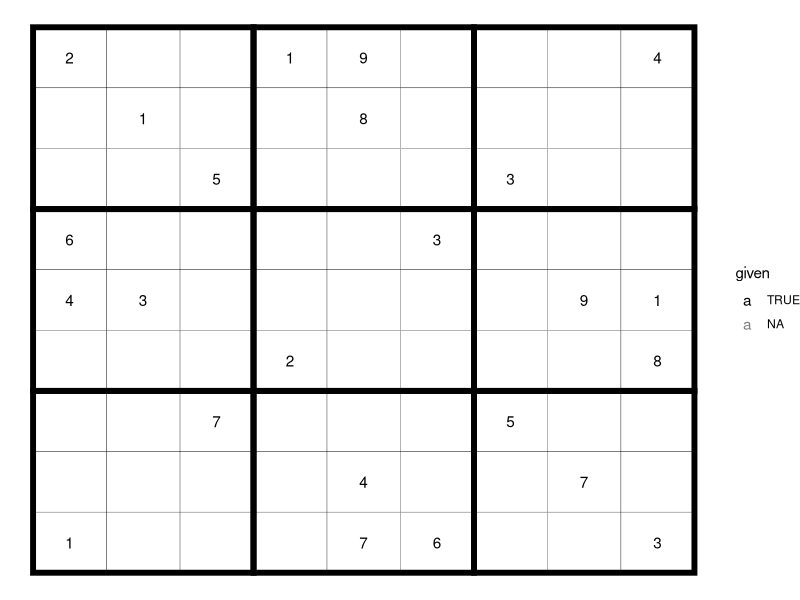
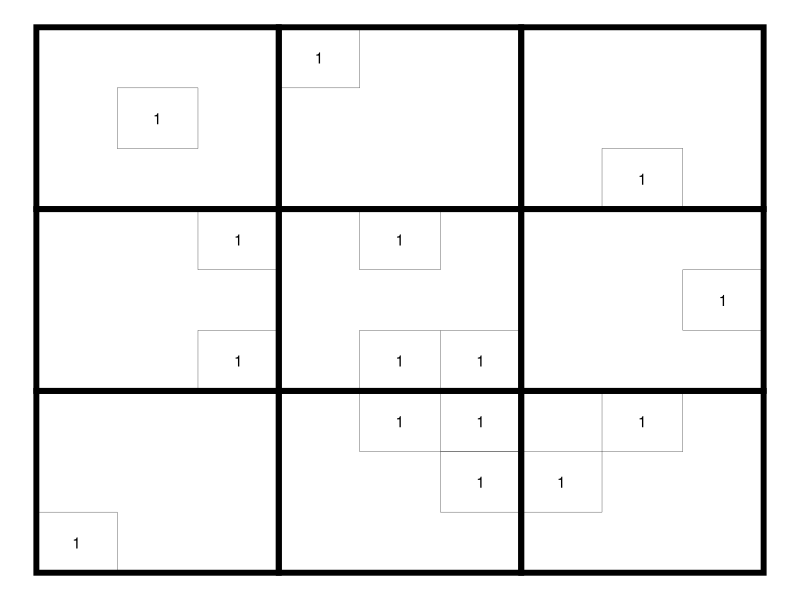
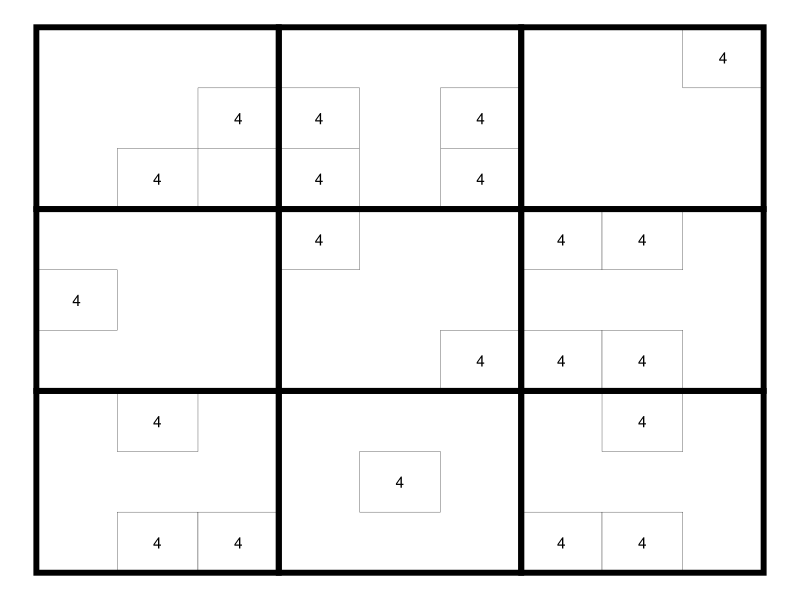
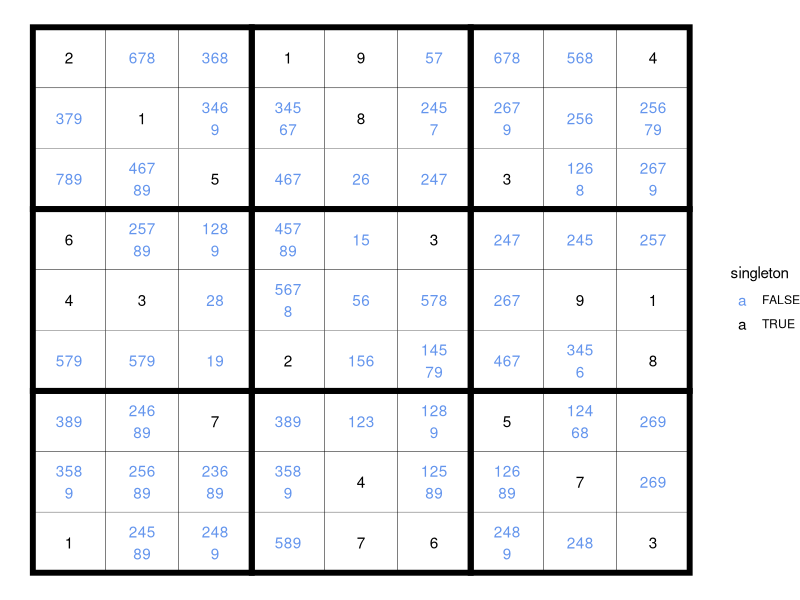
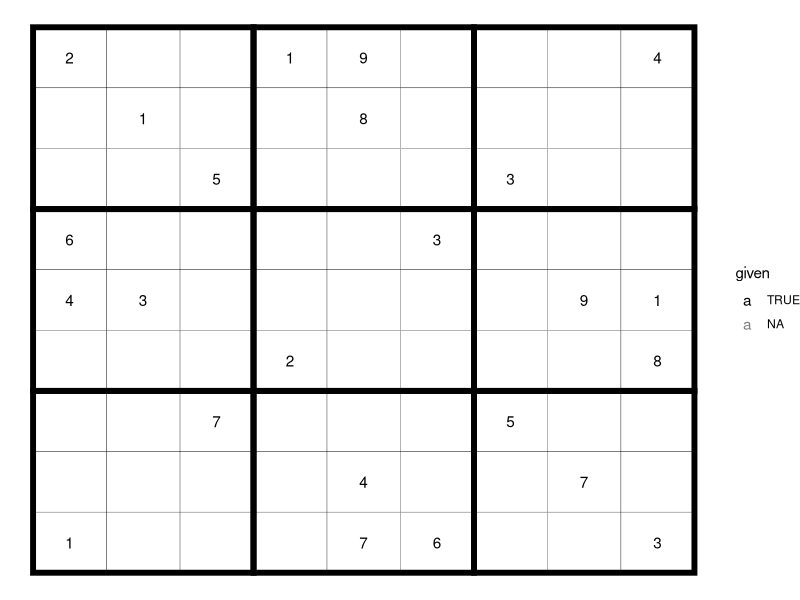
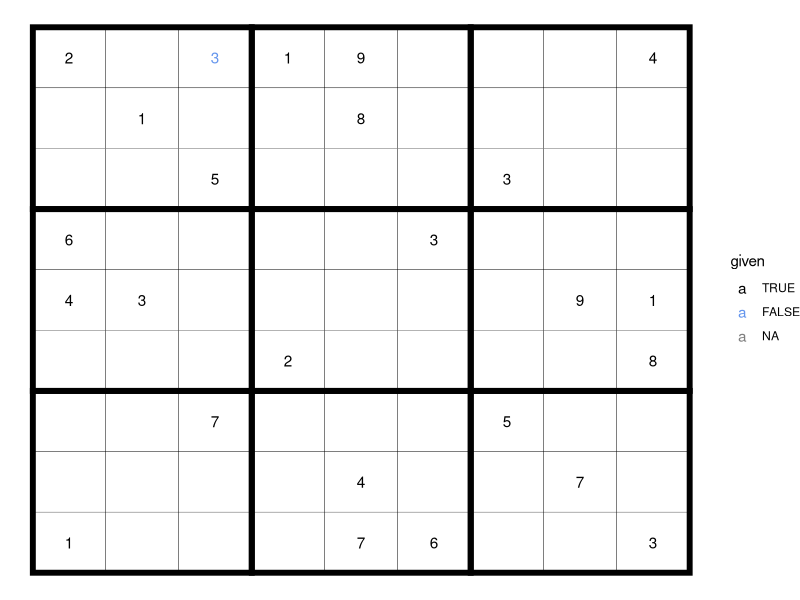
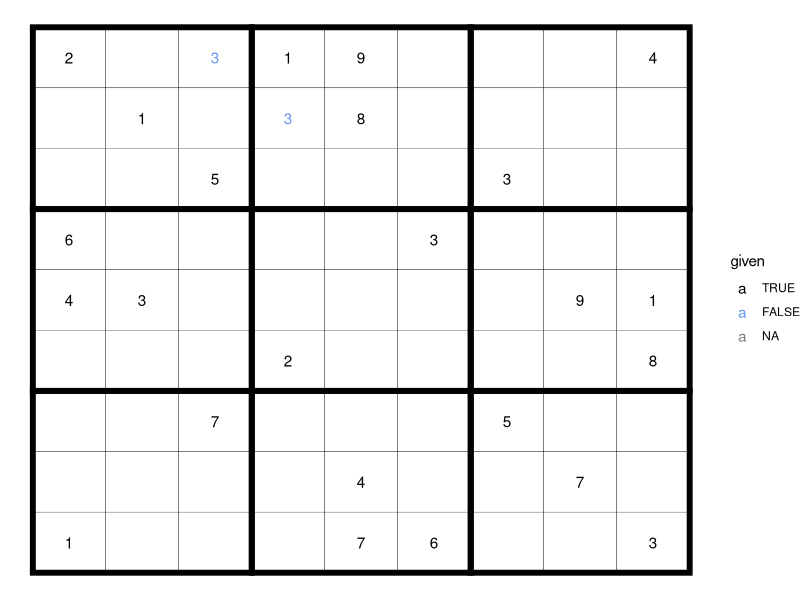
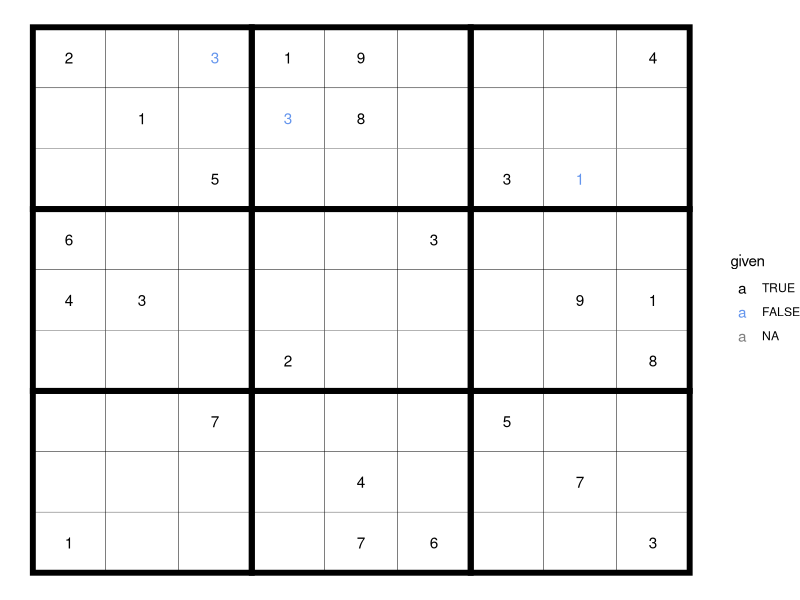

The R source for these figures, in order: (Note: a time limit stopped this script after it produced the figures.)
library(tidyverse)

sudoku_choices <- tibble(
  value = integer(0),
  row = integer(0),
  column = integer(0)
)

initiate_empty_grid <- function() {
  tibble(
    value = NA,
    expand.grid(row=1:9, column=1:9),
    given = NA
  ) %>% 
    arrange(row, column)
}

add_value_xy <- function(.grid, .row, .column, value, given=FALSE) {
  idx <- which(.grid$row == .row & .grid$column == .column)
  .grid[idx, "value"] <- value
  .grid[idx, "given"] <- given
  .grid
}

sudoku_grid <- initiate_empty_grid()
sudoku_grid <- add_value_xy(sudoku_grid, 1, 1, 2, given=TRUE)
sudoku_grid <- add_value_xy(sudoku_grid, 1, 4, 1, given=TRUE)
sudoku_grid <- add_value_xy(sudoku_grid, 1, 5, 9, given=TRUE)
sudoku_grid <- add_value_xy(sudoku_grid, 1, 9, 4, given=TRUE)
sudoku_grid <- add_value_xy(sudoku_grid, 2, 2, 1, given=TRUE)
sudoku_grid <- add_value_xy(sudoku_grid, 2, 5, 8, given=TRUE)
sudoku_grid <- add_value_xy(sudoku_grid, 3, 3, 5, given=TRUE)
sudoku_grid <- add_value_xy(sudoku_grid, 3, 7, 3, given=TRUE)
sudoku_grid <- add_value_xy(sudoku_grid, 4, 1, 6, given=TRUE)
sudoku_grid <- add_value_xy(sudoku_grid, 4, 6, 3, given=TRUE)
sudoku_grid <- add_value_xy(sudoku_grid, 5, 1, 4, given=TRUE)
sudoku_grid <- add_value_xy(sudoku_grid, 5, 2, 3, given=TRUE)
sudoku_grid <- add_value_xy(sudoku_grid, 5, 8, 9, given=TRUE)
sudoku_grid <- add_value_xy(sudoku_grid, 5, 9, 1, given=TRUE)
sudoku_grid <- add_value_xy(sudoku_grid, 6, 4, 2, given=TRUE)
sudoku_grid <- add_value_xy(sudoku_grid, 6, 9, 8, given=TRUE)
sudoku_grid <- add_value_xy(sudoku_grid, 7, 3, 7, given=TRUE)
sudoku_grid <- add_value_xy(sudoku_grid, 7, 7, 5, given=TRUE)
sudoku_grid <- add_value_xy(sudoku_grid, 8, 5, 4, given=TRUE)
sudoku_grid <- add_value_xy(sudoku_grid, 8, 8, 7, given=TRUE)
sudoku_grid <- add_value_xy(sudoku_grid, 9, 1, 1, given=TRUE)
sudoku_grid <- add_value_xy(sudoku_grid, 9, 5, 7, given=TRUE)
sudoku_grid <- add_value_xy(sudoku_grid, 9, 6, 6, given=TRUE)
sudoku_grid <- add_value_xy(sudoku_grid, 9, 9, 3, given=TRUE)
sudoku_grid

get_tile_index <- function(index) {
  (index-1) %/% 3 + 1
}

get_tile_indices <- function(index) {
  1:3 + (index-1)*3
}

get_tile_values <- function(.grid, .row, .column) {
  row_tile <- get_tile_index(.row)
  column_tile <- get_tile_index(.column)
  get_rows <- get_tile_indices(row_tile)
  get_columns <- get_tile_indices(column_tile)
  .grid %>% 
    filter(row %in% get_rows & column %in% get_columns & !is.na(value)) %>% 
    pull(value)
}

exclude_choice_required_elsewhere_in_tile <- function(.value, .choices, .row, .column) {
  # print("exclude_choice_required_elsewhere_in_tile")
  # look for row/columns where a number cannot appear in 2 out of 3 tiles (on that row)
  # deduct that the choice MUST appear on that row/column in the remaining tile
  # eliminate that choice from the other rows/columns in that remaining tile
  
  # considering that this function focuses on a given row/column,
  # it needs to look at the other two rows for that tile
  
  row_tile <- get_tile_index(.row)
  column_tile <- get_tile_index(.column)
  tile_rows <- get_tile_indices(row_tile)
  tile_columns <- get_tile_indices(column_tile)
  tile_other_rows <- setdiff(tile_rows, .row)
  tile_other_columns <- setdiff(tile_columns, .column)
  other_tiles_rows <- setdiff(1:9, tile_rows)
  other_tiles_columns <- setdiff(1:9, tile_columns)
  
  # only proceed if this is the only cell in this row of this tile possible for this value
  choice_unique_cell_in_tile_row <- .choices %>% 
    filter(value == .value & row == .row & column %in% tile_other_columns)
  # print("choice_unique_cell_in_tile_row")
  # print(choice_unique_cell_in_tile_row)
  if (identical(nrow(choice_unique_cell_in_tile_row), 0L)) {
    # which other rows in the tile is this value a choice for?
    choice_other_rows <- .choices %>% 
      filter(value == .value & row %in% tile_other_rows & column %in% tile_columns) %>% 
      pull(row) %>% 
      unique()
    # exclude the value from this cell if it is required in any other row in that tile
    # i.e., if it is a choice in the another row of that tile while not being a choice in that row in other tiles
    for (other_row in choice_other_rows) {
      choices_in_other_row_in_tile <- .choices %>% 
        filter(row %in% other_row & column %in% tile_columns) %>% 
        pull(value) %>% 
        unique()
      choices_in_other_row_in_other_tiles <- .choices %>% 
        filter(row %in% other_row & column %in% other_tiles_columns) %>% 
        pull(value) %>% 
        unique()
      if (.value %in% choices_in_other_row_in_tile && !.value %in% choices_in_other_row_in_other_tiles) {
        # print("exclude: required in other row in tile")
        return(TRUE)
      }
    }
  }
  
  # only proceed if this is the only cell in this column of this tile possible for this value
  choice_unique_cell_in_tile_column <- .choices %>% 
    filter(value == .value & column == .column & row %in% tile_other_rows)
  # print("choice_unique_cell_in_tile_column")
  # print(choice_unique_cell_in_tile_column)
  if (identical(nrow(choice_unique_cell_in_tile_column), 0L)) {
    # which other columns in the tile is this value a choice for?
    choice_other_columns <- .choices %>% 
      filter(value == .value & column %in% tile_other_columns & row %in% tile_rows) %>% 
      pull(column) %>% 
      unique()
    # exclude the value from this cell if it is required in any other column in that tile
    for (other_column in choice_other_columns) {
      choices_in_other_column_in_tile <- .choices %>% 
        filter(column %in% other_column & row %in% tile_rows) %>% 
        pull(value) %>% 
        unique()
      choices_in_other_column_in_other_tiles <- .choices %>% 
        filter(column %in% other_column & row %in% other_tiles_rows) %>% 
        pull(value) %>% 
        unique()
      if (.value %in% choices_in_other_column_in_tile && !.value %in% choices_in_other_column_in_other_tiles) {
        # print("exclude: required in other column in tile")
        return(TRUE) # exclude
      }
    }
  }
  return(FALSE)
}
exclude_choice_required_elsewhere_in_tile(8, sudoku_choices, 1, 2)

compute_cell_choices <- function(.grid, .choices, .row, .column, firstpass) {
  grid_value <- .grid %>% 
    filter(row == .row & column == .column) %>% 
    pull(value)
  if (!is.na(grid_value)) {
    return(grid_value)
  }
  
  choices <- 1:9
  
  row_values_used <- .grid %>% 
    filter(row == .row & !is.na(value)) %>% 
    pull(value)
  choices <- setdiff(choices, row_values_used)
  
  column_values_used <- .grid %>% 
    filter(column == .column & !is.na(value)) %>% 
    pull(value)
  choices <- setdiff(choices, column_values_used)
  
  tile_values_used <- get_tile_values(.grid, .row, .column)
  choices <- setdiff(choices, tile_values_used)
  
  if (!firstpass) {
    exclude <- vapply(choices, exclude_choice_required_elsewhere_in_tile, FUN.VALUE = logical(1), .choices = .choices, .row = .row, .column = .column)
    choices <- choices[!exclude]
  }
  
  choices
}
compute_cell_choices(sudoku_grid, sudoku_choices, 1, 3, TRUE)
compute_cell_choices(sudoku_grid, sudoku_choices, 2, 4, TRUE)
compute_cell_choices(sudoku_grid, sudoku_choices, 3, 8, TRUE)
compute_cell_choices(sudoku_grid, sudoku_choices, 6, 8, TRUE)
compute_cell_choices(sudoku_grid, sudoku_choices, 8, 7, TRUE)
compute_cell_choices(sudoku_grid, sudoku_choices, 1, 2, TRUE)
compute_cell_choices(sudoku_grid, sudoku_choices, 3, 5, TRUE)

update_choices_xy <- function(.grid, .row, .column, choices) {
  if (length(choices) == 0) {
    return(.grid)
  }
  .grid %>% 
    filter(!(row == .row & column == .column)) %>% 
    bind_rows(tibble(value = choices, row = .row, column = .column)) %>% 
    arrange(row, column)
}

update_choices_all <- function(sudoku_choices, sudoku_grid, firstpass) {
  for (.row in 1:9) {
    for (.column in 1:9) {
      sudoku_grid_value <- sudoku_grid %>% 
        filter(row == .row & column == .column) %>% 
        pull(value)
      if (!is.na(sudoku_grid_value)) {
        sudoku_choices <- update_choices_xy(sudoku_choices, .row, .column, sudoku_grid_value)
      } else {
        choices <- compute_cell_choices(sudoku_grid, sudoku_choices, .row, .column, firstpass)
        sudoku_choices <- update_choices_xy(sudoku_choices, .row, .column, choices)
      }
    }
  }
  sudoku_choices %>% 
    arrange(row, column)
}
sudoku_choices <- update_choices_all(sudoku_choices, sudoku_grid, TRUE)

plot_grid <- function(.grid) {
  .grid <- .grid %>% 
    mutate(given = factor(given, c(TRUE, FALSE)))
  tile_centers <- expand.grid(row = 2 + 0:2*3, column = 2 + 0:2*3)
  ggplot(.grid, aes(column, 10-row)) +
    geom_tile(fill = "white", color = "black", width = 1, height = 1) +
    geom_tile(aes(10-row, column), tile_centers, fill = NA, color = "black", width = 3, height = 3, linewidth = 2) +
    geom_text(aes(label = value, color = given)) +
    theme_void() +
    scale_color_manual(values = c("TRUE" = "black", "FALSE" = "cornflowerblue"))
}
plot_grid(sudoku_grid)

plot_choices_value <- function(.choices, .value) {
  tile_centers <- expand.grid(row = 2 + 0:2*3, column = 2 + 0:2*3)
  .choices %>% 
    filter(value == .value) %>% 
    ggplot(aes(column, 10-row)) +
    geom_tile(fill = "white", color = "black", width = 1, height = 1) +
    geom_tile(aes(10-row, column), tile_centers, fill = NA, color = "black", width = 3, height = 3, linewidth = 2) +
    geom_text(aes(label = value)) +
    theme_void() +
    scale_color_manual(values = c("TRUE" = "black", "FALSE" = "cornflowerblue"))
}
plot_choices_value(sudoku_choices, 1)
plot_choices_value(sudoku_choices, 4)

strwrap_choices <- function(x) {
  x <- str_flatten(x)
  lapply(
    split(
      str_split(x, "")[[1]],
      head(rep(1:3, each = 3), str_length(x))
    ),
    str_flatten
  ) %>% str_flatten(collapse = "\n")
}
strwrap_choices("123456789")
strwrap_choices("12345")
strwrap_choices("12")

sudoku_choices %>% 
  group_by(row, column) %>% 
  summarise(value = strwrap_choices(value))

plot_choices <- function(.choices) {
  tile_centers <- expand.grid(row = 2 + 0:2*3, column = 2 + 0:2*3)
  .choices %>% 
    group_by(row, column) %>% 
    summarise(
      value = strwrap_choices(value),
      singleton = str_length(value) == 1
    ) %>%
    ggplot(aes(column, 10-row)) +
    geom_tile(fill = "white", color = "black", width = 1, height = 1) +
    geom_tile(aes(10-row, column), tile_centers, fill = NA, color = "black", width = 3, height = 3, linewidth = 2) +
    geom_text(aes(label = value, colour = singleton)) +
    theme_void() +
    scale_color_manual(values = c("TRUE" = "black", "FALSE" = "cornflowerblue"))
}
plot_choices(sudoku_choices)

get_cell_choices <- function(.grid, .row, .column) {
  .grid %>% 
    filter(row == .row & column == .column) %>% 
    pull(value)
}
get_cell_choices(sudoku_choices, 8, 7)
get_cell_choices(sudoku_choices, 1, 2)

only_cell_in_tile <- function(.choices, .value, .row, .column) {
  row_tile <- get_tile_index(.row)
  column_tile <- get_tile_index(.column)
  get_rows <- get_tile_indices(row_tile)
  get_columns <- get_tile_indices(column_tile)
  cells_in_tile <- .choices %>% 
    filter(value == .value) %>% 
    filter(row %in% get_rows & column %in% get_columns)
  identical(nrow(cells_in_tile), 1L) &&
    cells_in_tile$row == .row &&
    cells_in_tile$column == .column
}
only_cell_in_tile(sudoku_choices, 1, 3, 8)
only_cell_in_tile(sudoku_choices, 4, 4, 4)

only_cell_in_column <- function(.choices, .value, .row, .column) {
  cells_in_column <- .choices %>% 
    filter(column == .column & value == .value)
  identical(nrow(cells_in_column), 1L) &&
    cells_in_column$row == .row &&
    cells_in_column$column == .column
}
only_cell_in_column(sudoku_choices, 4, 4, 4)

only_cell_in_row <- function(.choices, .value, .row, .column) {
  cells_in_row <- .choices %>% 
    filter(row == .row & value == .value)
  identical(nrow(cells_in_row), 1L) &&
    cells_in_row$row == .row &&
    cells_in_row$column == .column
}
only_cell_in_row(sudoku_choices, 2, 5, 3)

prompt_next <- function() {
  x <- readline(prompt="Go next? ")
  grepl("y", x)
}

test_choices_xy <- function(.grid, .choices, .row, .column) {
  # what are the choices for the current cell?
  cell_choices <- get_cell_choices(.choices, .row, .column)
  message("== cell_choices ==")
  message("row: ", .row, ", column: ", .column, ", choice: ", cell_choices)
  if (identical(length(cell_choices), 1L)) {
    return(cell_choices)
  }
  # what are the choices for every other cell in the tile?
  tile_row_index <- get_tile_index(.row)
  tile_column_index <- get_tile_index(.column)
  tile_row_indices <- get_tile_indices(tile_row_index)
  tile_column_indices <- get_tile_indices(tile_column_index)
  competing_cells <- as_tibble(expand.grid(row = tile_row_indices, column = tile_column_indices)) %>% 
    bind_rows(tibble(row = .row, column = setdiff(1:9, .column))) %>% 
    bind_rows(tibble(row = setdiff(1:9, .row), column = .column)) %>% 
    filter(!(row == .row & column ==.column)) %>% 
    distinct(row, column) %>% 
    arrange(row, column)
  # print(c(.row, .column))
  # print(competing_cells, n = Inf)
  other_cell_choices <- competing_cells %>% 
    inner_join(.choices, c("row", "column")) %>% 
    pull(value) %>% 
    unique()
  # print(other_cell_choices)
  cell_choices[!cell_choices %in% other_cell_choices]
}
test_choices_xy(sudoku_grid, sudoku_choices, 3, 8)
test_choices_xy(sudoku_grid, sudoku_choices, 1, 2)

# Run ----

print(plot_grid(sudoku_grid))
firstpass <- TRUE
continue <- TRUE
prompt <- F
n_filled <- sum(!is.na(sudoku_grid$value))
while(any(is.na(sudoku_grid$value)) & continue) {
  if (firstpass) {
    sudoku_choices <- update_choices_all(sudoku_choices, sudoku_grid, firstpass)
    firstpass <- FALSE
  }
  for (row in 1:9) {
    # interrupt if signal is toggled
    if (!continue) break
    for (column in 1:9) {
      # interrupt if signal is toggled
      if (!continue) break
      if (!is.na(sudoku_grid[sudoku_grid$row == row & sudoku_grid$column == column, "value"])) {
        next
      }
      # eliminate choices from 1:9
      only_choice <- test_choices_xy(sudoku_grid, sudoku_choices, row, column)
      message("== only_choice ==")
      message("row: ", row, ", column: ", column, ", only_choice: ", only_choice)
      if (length(only_choice) == 1) {
        if (prompt) {
          continue <- prompt_next()
        } else {
          continue <- TRUE
        }
        if (continue) {
          sudoku_grid <- add_value_xy(sudoku_grid, row, column, only_choice, given = FALSE)
          print(plot_grid(sudoku_grid))
          Sys.sleep(0.5)
          sudoku_choices <- update_choices_all(sudoku_choices, sudoku_grid, firstpass)
          next
        } else {
          break
        }
      }
      # only cell in tile for this value?
      cell_choices <- get_cell_choices(sudoku_choices, row, column)
      only_cell <- vapply(cell_choices, only_cell_in_tile, logical(1), .choices = sudoku_choices, .row = row, .column = column)
      value <- cell_choices[only_cell]
      message("== only cell ==")
      message("row: ", row, ", column: ", column, ", value: ", value)
      if (sum(only_cell) == 1) {
        if (prompt) {
          continue <- prompt_next()
        } else {
          continue <- TRUE
        }
        if (continue) {
          sudoku_grid <- add_value_xy(sudoku_grid, row, column, value, given = FALSE)
          print(plot_grid(sudoku_grid))
          Sys.sleep(0.5)
          sudoku_choices <- update_choices_all(sudoku_choices, sudoku_grid, firstpass)
          next
        } else {
          break
        }
      }
      # only cell in column for value?
      only_cell <- vapply(cell_choices, only_cell_in_column, logical(1), .choices = sudoku_choices, .row = row, .column = column)
      value <- cell_choices[only_cell]
      message("== only cell ==")
      message("row: ", row, ", column: ", column, ", value: ", value)
      if (sum(only_cell) == 1) {
        if (prompt) {
          continue <- prompt_next()
        } else {
          continue <- TRUE
        }
        if (continue) {
          sudoku_grid <- add_value_xy(sudoku_grid, row, column, value, given = FALSE)
          print(plot_grid(sudoku_grid))
          Sys.sleep(0.5)
          sudoku_choices <- update_choices_all(sudoku_choices, sudoku_grid, firstpass)
          next
        } else {
          break
        }
      }
      # only cell in row for value?
      only_cell <- vapply(cell_choices, only_cell_in_row, logical(1), .choices = sudoku_choices, .row = row, .column = column)
      value <- cell_choices[only_cell]
      message("== only cell ==")
      message("row: ", row, ", column: ", column, ", value: ", value)
      if (sum(only_cell) == 1) {
        if (prompt) {
          continue <- prompt_next()
        } else {
          continue <- TRUE
        }
        if (continue) {
          sudoku_grid <- add_value_xy(sudoku_grid, row, column, value, given = FALSE)
          print(plot_grid(sudoku_grid))
          Sys.sleep(0.5)
          sudoku_choices <- update_choices_all(sudoku_choices, sudoku_grid, firstpass)
          next
        } else {
          break
        }
      }
    }
  }
  new_n_filled <- sum(!is.na(sudoku_grid$value))
  if (continue && identical(new_n_filled, n_filled)) {
    message("No progress in last round. No point trying again.")
    break
  }
  n_filled <- new_n_filled
}
plot_grid(sudoku_grid)
